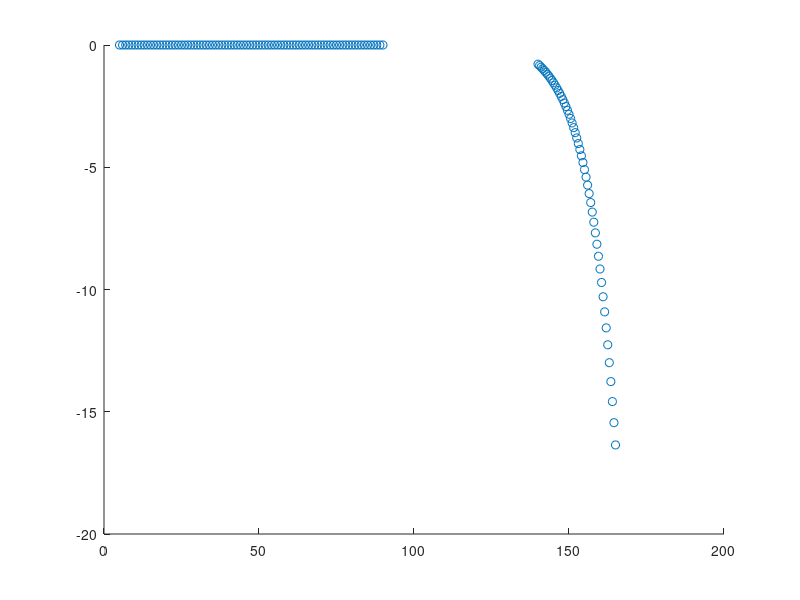

MATLAB code for this plot: (Note: this script raises an error after producing the figure.)
%% sprinter passive torque due to calf-thigh contact

% finds a sigmoid (tanh) approximation to Zelle et al. 2009 data for use in
% opensim as an ExpressionBasedCoordinateForce. See zelle et al. 2007 
% thigh-calf contact force measurements in deep flexion, figure 4

clear
close all
clc

format long

% zelle et al. 2009 used their 07 study to model torques due to calf-thigh
% contact, their approach:
Ftc = @(a)4.7133 * 1e-2 * a.^2 - 12.256 * a + 798.68; % eq. 1
Ltc = @(a)6.9596 * 1e-6 * a.^3 - 2.8729 * 1e-3 * a.^2 + 0.39584 * a - 18.088; % eq. 2
Tzelle = @(a)Ftc(a).*Ltc(a);

% fit to zelle data for flexion angles between 140 and 165, set to zero for
% angles between 5 and 120
a_zelle = 140:0.5:165;
a_zero = 5:90;
a = [a_zero, a_zelle];

% get torques corresponding to those angles for fitting sigmoid too
t_zelle = Tzelle(a_zelle);
t_zero = zeros(1,length(a_zero));
t = [t_zero,t_zelle];

% scatter
scatter(a,-t)

% fit tanh params
weights = [1000*ones(1,length(t_zero)),1*ones(1,length(t_zelle))];
fun = @(p)(p(1) * (tanh(p(2) * a - p(3)) + p(4)) - t) .* weights;
options = optimoptions('lsqnonlin','Algorithm','levenberg-marquardt','Display','off','OptimalityTolerance',1e-9);
p = lsqnonlin(fun,[25,0.07,11.935,1],[],[],options);

% adjust p(2) to accept angles in radians
p(2) = p(2) * 180 / pi;

% add to plot
hold on
rom = 0:160;
romrad = rom*pi/180;
plot(rom,-p(1) * (tanh(p(2) * romrad - p(3)) + p(4)))

% report param values
fprintf('Expression: M = a * ( tanh( b * angle - c ) + d )\n')
fprintf('     a = %f\n',-p(1))
fprintf('     b = %f\n',p(2))
fprintf('     c = %f\n',p(3))
fprintf('     d = %f\n',p(4))
fprintf('M(a = 0) = %f\n',-p(1) * (tanh(p(2) * 0 - p(3)) + p(4)))
fprintf('M(a = 90) = %f\n',-p(1) * (tanh(p(2) * pi/2 - p(3)) + p(4)))
fprintf('OpenSim Expression: "%f*(tanh(%f*q-%f)+%f)"',-p(1),p(2),p(3),p(4))

%% test model

import org.opensim.modeling.*
m = Model('sprinter_v3.osim');

% remove old model (uses CoordinateLimitForce)
m.get_ForceSet.remove(m.get_ForceSet.getIndex('right_thigh_shank_contact_torque'));

% construct and set
f = ExpressionBasedCoordinateForce;
f.set_appliesForce(true);
f.set_coordinate('knee_angle_r');
f.set_expression(sprintf("%f*(tanh(%f*q-%f)+%f)",-p(1),p(2),p(3),p(4)));
f.setName('right_thigh_shank_contact_knee_moment');

% add to model
m.addForce(f);

s = m.initSystem;
coord.knee_angle_r = (0:160)*pi/180;
Tosim = zeros(1,161);
for k = 1:161
    [m,s] = osimSetConfiguration(m,s,coord,k);
    Tosim(k) = f.calcExpressionForce(s);
end
plot(coord.knee_angle_r*180/pi,Tosim,'g')
xlim([130 160])
